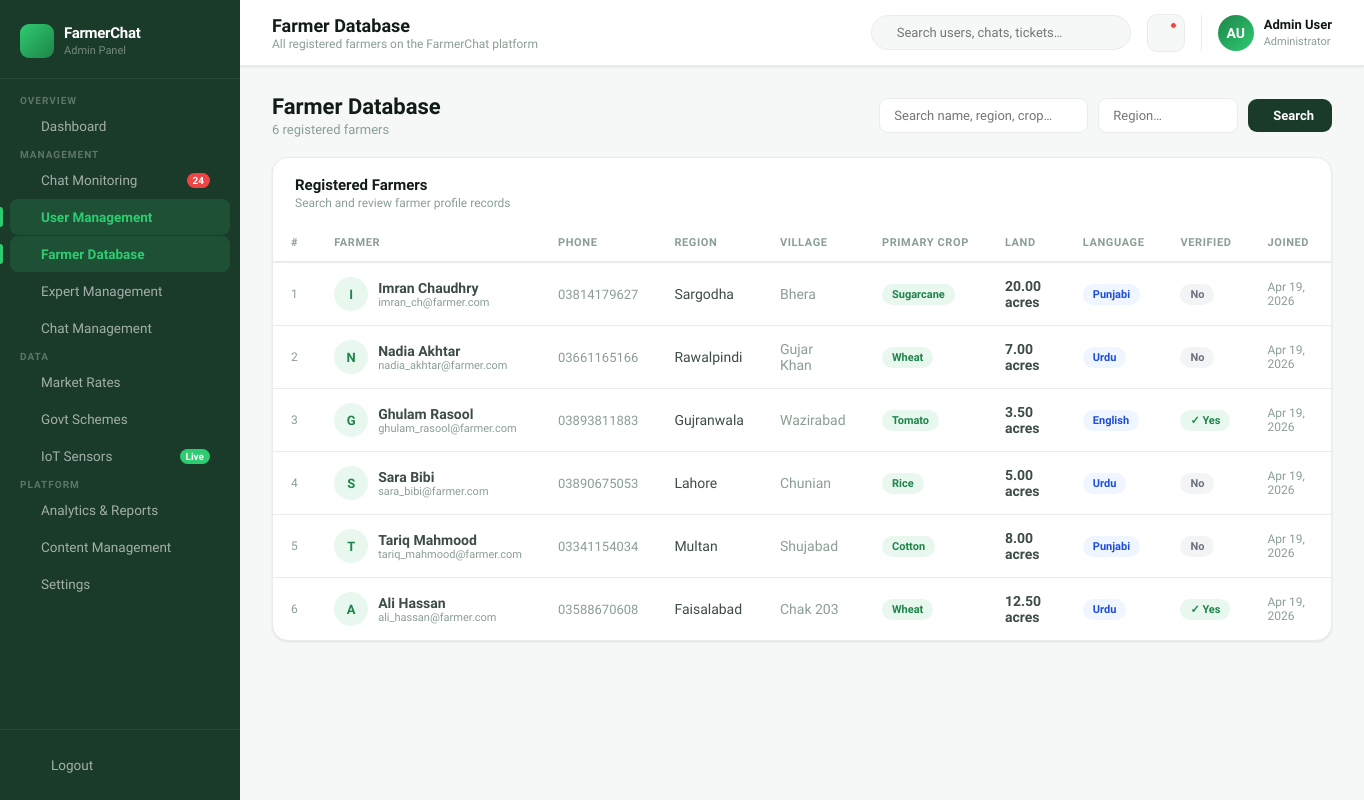
The app's page /farmers/ (signed in) with its own data.
### core/models.py (models this page shows, shortened)
class FarmerProfile(models.Model):
    LANG_CHOICES = [
        ("ur", "Urdu"),
        ("pa", "Punjabi"),
        ("en", "English"),
        ("sd", "Sindhi"),
    ]
    user = models.OneToOneField(
        User,
        on_delete=models.CASCADE,
        related_name="farmer_profile"
    )
    phone = models.CharField(max_length=20, blank=True)
    region = models.CharField(max_length=100, blank=True, db_index=True)
    village = models.CharField(max_length=100, blank=True)
    land_acres = models.DecimalField(max_digits=8, decimal_places=2, null=True, blank=True)
    primary_crop = models.CharField(max_length=100, blank=True, db_index=True)
    language = models.CharField(max_length=5, choices=LANG_CHOICES, default="ur")
    is_verified = models.BooleanField(default=False)
    joined_at = models.DateTimeField(default=timezone.now)
    class Meta:
        ordering = ["-joined_at"]
        verbose_name = "Farmer Profile"
        verbose_name_plural = "Farmer Profiles"

### core/views.py (the view, shortened to what this page needs)
@login_required
@user_passes_test(is_staff_user)
def farmer_list(request):
    q = request.GET.get("q", "").strip()
    region = request.GET.get("region", "").strip()
    farmers = FarmerProfile.objects.select_related("user").order_by("-joined_at")
    if region:
        farmers = farmers.filter(region__icontains=region)
    return render(request, "core/farmers.html", {
        "farmers": farmers,
        "q": q,
        "region": region,
        "total": farmers.count(),
    })

### core/views.py (called while the page is built)
def is_staff_user(user):
    return user.is_authenticated and user.is_staff

### templates/core/farmers.html (shortened to what this page needs)
{% extends 'core/base.html' %}
{% block page_title %}Farmer Database{% endblock %}
{% block page_subtitle %}All registered farmers on the FarmerChat platform{% endblock %}
{% block content %}
<div class="section-header">
  <div>
    <h1>Farmer Database</h1>
    <p>{{ total }} registered farmer{{ total|pluralize }}</p>
  </div>
  <form method="get" style="display:flex;gap:10px;align-items:center;">
    <input
      name="q"
      value="{{ q }}"
      placeholder="Search name, region, crop…"
      style="padding:9px 14px;border:1.5px solid var(--border);border-radius:9px;font-size:13px;font-family:inherit;outline:none;color:var(--text-h);"
    >
    <input
      name="region"
      value="{{ region }}"
      placeholder="Region…"
      style="padding:9px 14px;border:1.5px solid var(--border);border-radius:9px;font-size:13px;font-family:inherit;outline:none;width:140px;color:var(--text-h);"
    >
    <button type="submit" class="btn btn-primary">
       Search
    </button>
  </form>
</div>
<div class="card">
  <div class="card-header">
    <div class="card-header-left">
      <h3>Registered Farmers</h3>
      <p>Search and review farmer profile records</p>
    </div>
  </div>
  <div class="table-wrap">
    <table>
      <thead>
        <tr>
          <th>#</th>
          <th>Farmer</th>
          <th>Phone</th>
          <th>Region</th>
          <th>Village</th>
          <th>Primary Crop</th>
          <th>Land</th>
          <th>Language</th>
          <th>Verified</th>
          <th>Joined</th>
        </tr>
      </thead>
      <tbody>
        {% for f in farmers %}
        <tr>
          <td style="color:var(--text-muted);font-size:12px;">
            {{ forloop.counter }}
          </td>
          <td>
            <div style="display:flex;align-items:center;gap:10px;">
              <div style="width:34px;height:34px;border-radius:50%;background:var(--green-pale);color:var(--green-dark);display:flex;align-items:center;justify-content:center;font-weight:700;font-size:13px;flex-shrink:0;">
                {{ f.user.first_name|default:f.user.username|slice:":1"|upper }}
              </div>
              <div>
                <strong>{{ f.user.get_full_name|default:f.user.username }}</strong>
                <div style="font-size:11px;color:var(--text-muted);">
                  {{ f.user.email|default:"No email" }}
                </div>
              </div>
            </div>
          </td>
          <td style="font-size:13px;color:var(--text-muted);">
            {{ f.phone|default:"—" }}
          </td>
          <td>
            {{ f.region|default:"—" }}
          </td>
          <td style="color:var(--text-muted);">
            {{ f.village|default:"—" }}
          </td>
          <td>
            {% if f.primary_crop %}
              <span class="badge badge-green">{{ f.primary_crop }}</span>
            {% else %}
              <span style="color:var(--text-muted);">—</span>
            {% endif %}
          </td>
          <td style="font-weight:600;">
            {% if f.land_acres %}
              {{ f.land_acres }} acres
            {% else %}
              —
            {% endif %}
          </td>
          <td>
            <span class="badge badge-blue">{{ f.get_language_display }}</span>
          </td>
          <td>
            {% if f.is_verified %}
              <span class="badge badge-green">✓ Yes</span>
            {% else %}
              <span class="badge badge-gray">No</span>
            {% endif %}
          </td>
          <td style="font-size:12px;color:var(--text-muted);">
            {{ f.joined_at|date:"M d, Y" }}
          </td>
        </tr>
        {% empty %}
        <tr>
          <td colspan="10" style="text-align:center;padding:32px;color:var(--text-muted);">
            No farmers registered yet.
          </td>
        </tr>
        {% endfor %}
      </tbody>
    </table>
  </div>
</div>
{% endblock %}

### templates/core/base.html (shortened to what this page needs)
<!DOCTYPE html>
<html lang="en">
<head>
</head>
<body>
<aside class="sidebar">
  <div class="sidebar-brand">
    <div class="sidebar-brand-icon"></div>
    <div class="sidebar-brand-text">
      <h2>FarmerChat</h2>
      <span>Admin Panel</span>
    </div>
  </div>
  <nav style="flex:1; padding: 12px 0; overflow-y:auto;">
    <span class="nav-group-label">Overview</span>
    <a href="{% url 'dashboard' %}" class="nav-link {% if request.resolver_match.url_name == 'dashboard' %}active{% endif %}">
       Dashboard
    </a>
    <span class="nav-group-label">Management</span>
    <a href="{% url 'chat_monitoring' %}" class="nav-link {% if request.resolver_match.url_name == 'chat_monitoring' %}active{% endif %}">
       Chat Monitoring
      <span class="nav-badge">24</span>
    </a>
    <a href="{% url 'farmer_list' %}" class="nav-link {% if request.resolver_match.url_name == 'farmer_list' %}active{% endif %}">
       User Management
    </a>
    <a href="{% url 'farmer_list' %}" class="nav-link {% if request.resolver_match.url_name == 'farmer_list' %}active{% endif %}">
       Farmer Database
    </a>
    <a href="{% url 'expert_list' %}" class="nav-link {% if request.resolver_match.url_name == 'expert_list' %}active{% endif %}">
       Expert Management
    </a>
    <a href="{% url 'chat_monitoring' %}" class="nav-link">
       Chat Management
    </a>
    <span class="nav-group-label">Data</span>
    <a href="{% url 'market_rates' %}" class="nav-link {% if request.resolver_match.url_name == 'market_rates' %}active{% endif %}">
       Market Rates
    </a>
    <a href="{% url 'govt_schemes' %}" class="nav-link {% if request.resolver_match.url_name == 'govt_schemes' %}active{% endif %}">
       Govt Schemes
    </a>
    <a href="{% url 'iot_dashboard' %}" class="nav-link {% if request.resolver_match.url_name == 'iot_dashboard' %}active{% endif %}">
       IoT Sensors
      <span class="nav-badge live">Live</span>
    </a>
    <span class="nav-group-label">Platform</span>
    <a href="{% url 'analytics' %}" class="nav-link {% if request.resolver_match.url_name == 'analytics' %}active{% endif %}">
       Analytics & Reports
    </a>
    <a href="{% url 'content' %}" class="nav-link {% if request.resolver_match.url_name == 'content' %}active{% endif %}">
       Content Management
    </a>
    <a href="{% url 'settings' %}" class="nav-link {% if request.resolver_match.url_name == 'settings' %}active{% endif %}">
       Settings
    </a>
  </nav>
  <div class="sidebar-footer">
    <a href="{% url 'logout' %}" class="nav-link logout">
       Logout
    </a>
  </div>
</aside>
<main class="main">
  <header class="topbar">
    <div class="topbar-welcome">
      <h3>{% block page_title %}Welcome back, Admin 👋{% endblock %}</h3>
      <p>{% block page_subtitle %}Here's what's happening with your platform today{% endblock %}</p>
    </div>
    <div class="topbar-right">
      <div class="search-box">
        <input type="text" placeholder="Search users, chats, tickets…">
      </div>
      <button class="topbar-icon-btn">
        <span class="notif-dot"></span>
      </button>
      <div class="topbar-user">
        <div class="topbar-user-avatar">{{ request.user.first_name|default:"A"|slice:":1"|upper }}{{ request.user.last_name|default:"D"|slice:":1"|upper }}</div>
        <div class="topbar-user-info">
          <strong>{{ request.user.get_full_name|default:"Admin User" }}</strong>
          <span>Administrator</span>
        </div>
      </div>
    </div>
  </header>
  <div class="page-body">
    {% block content %}{% endblock %}
  </div>
</main>
</body>
</html>

### records on screen
FarmerProfile: user.first_name "I", user.get_full_name "Imran Chaudhry", user.email "imran_ch@farmer.com", phone "03814179627", region "Sargodha", village "Bhera", primary_crop "Sugarcane", land_acres "20.00", language "Punjabi", is_verified "No", joined_at "Apr 19, 2026"
FarmerProfile: user.first_name "N", user.get_full_name "Nadia Akhtar", user.email "nadia_akhtar@farmer.com", phone "03661165166", region "Rawalpindi", village "Gujar Khan", primary_crop "Wheat", land_acres "7.00", language "Urdu", is_verified "No", joined_at "Apr 19, 2026"
FarmerProfile: user.first_name "G", user.get_full_name "Ghulam Rasool", user.email "ghulam_rasool@farmer.com", phone "03893811883", region "Gujranwala", village "Wazirabad", primary_crop "Tomato", land_acres "3.50", language "English", is_verified "✓ Yes", joined_at "Apr 19, 2026"
FarmerProfile: user.first_name "S", user.get_full_name "Sara Bibi", user.email "sara_bibi@farmer.com", phone "03890675053", region "Lahore", village "Chunian", primary_crop "Rice", land_acres "5.00", language "Urdu", is_verified "No", joined_at "Apr 19, 2026"
FarmerProfile: user.first_name "T", user.get_full_name "Tariq Mahmood", user.email "tariq_mahmood@farmer.com", phone "03341154034", region "Multan", village "Shujabad", primary_crop "Cotton", land_acres "8.00", language "Punjabi", is_verified "No", joined_at "Apr 19, 2026"
FarmerProfile: user.first_name "A", user.get_full_name "Ali Hassan", user.email "ali_hassan@farmer.com", phone "03588670608", region "Faisalabad", village "Chak 203", primary_crop "Wheat", land_acres "12.50", language "Urdu", is_verified "✓ Yes", joined_at "Apr 19, 2026"

### other values on screen
{{ request.user.first_name|default:"A"|slice:":1"|upper }} "A"
{{ request.user.last_name|default:"D"|slice:":1"|upper }} "U"
{{ request.user.get_full_name|default:"Admin User" }} "Admin User"
{{ total }} "6"
